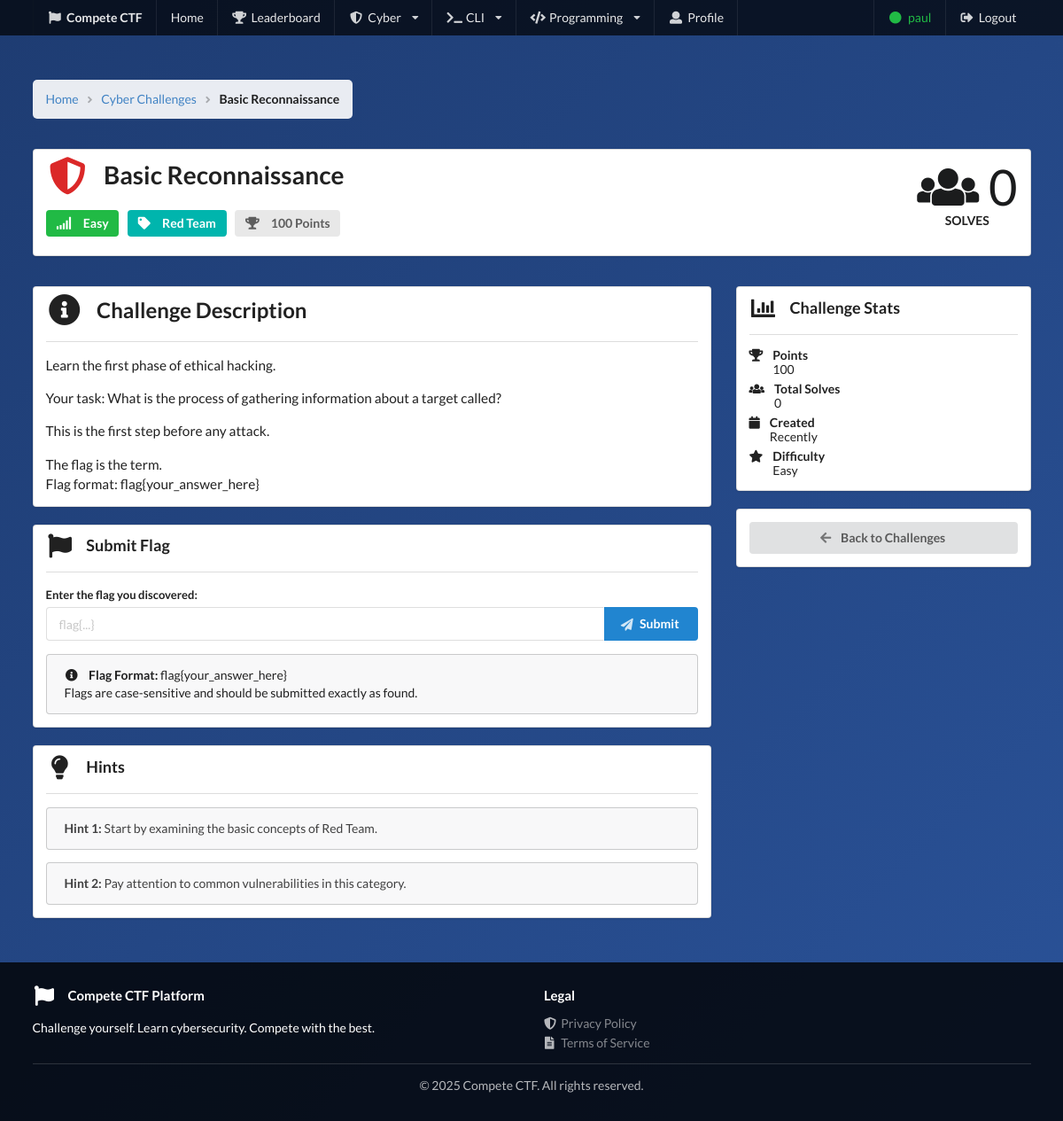
The app's page /cyber/challenges/121/ (signed in) with its own data.
### cyber/models.py (models this page shows, shortened)
class NewCyberChallenge(models.Model):
    title = models.CharField(max_length=100)
    description = models.TextField()
    DIFFICULTY_LEVELS = [
        ('Easy', 'Easy'),
        ('Medium', 'Medium'),
        ('Hard', 'Hard'),
    ]
    difficulty = models.CharField(choices=DIFFICULTY_LEVELS, max_length=10, default='Easy')
    CATEGORY_CHOICES = [
        ('Red Team', 'Red Team'),
        ('Blue Team', 'Blue Team'),
        ('Miscellaneous', 'Miscellaneous'),
    ]
    category = models.CharField(choices=CATEGORY_CHOICES, max_length=20, default='Miscellaneous')
    flag = models.CharField(max_length=100)

### cyber/views.py (the view, shortened to what this page needs)
# urls.py: path('challenges/<int:challenge_id>/', views.challenge_detail, name='cli_challenge_detail'),
@login_required
def challenge_detail(request, challenge_id):
    challenge = get_object_or_404(NewCyberChallenge, id=challenge_id)
    total_solves = SolvedChallenge.objects.filter(
        challenge_type='cyber',
        challenge_id=challenge_id
    ).count()
    already_solved = False
    if request.user.is_authenticated:
        already_solved = SolvedChallenge.objects.filter(
            user=request.user,
            challenge_type='cyber',
            challenge_id=challenge_id
        ).exists()
    return render(request, 'cyber/challenge_detail.html', {
        'challenge': challenge,
        'already_solved': already_solved,
        'total_solves': total_solves
    })

### cyber/templates/cyber/challenge_detail.html (shortened to what this page needs)
{% extends 'base.html' %}
{% block content %}
<div class="ui container main-container">
    <div class="ui breadcrumb" style="background: rgba(255,255,255,0.9); padding: 15px; border-radius: 5px; margin-bottom: 20px;">
        <a href="{% url 'home' %}" class="section">Home</a>
        <i class="right angle icon divider"></i>
        <a href="{% url 'cyber_challenge_list' %}" class="section">Cyber Challenges</a>
        <i class="right angle icon divider"></i>
        <div class="active section">{{ challenge.title }}</div>
    </div>
    <div class="ui segment ctf-card">
        <div class="ui stackable grid">
            <div class="twelve wide column">
                <h1 class="ui header">
                    <i class="shield alternate icon red"></i>
                    {{ challenge.title }}
                </h1>
                <div class="ui labels" style="margin-top: 15px;">
                    {% if challenge.difficulty == 'Easy' %}
                        <span class="ui large green label">
                            <i class="signal icon"></i> {{ challenge.difficulty }}
                        </span>
                    {% elif challenge.difficulty == 'Medium' %}
                        <span class="ui large orange label">
                            <i class="signal icon"></i> {{ challenge.difficulty }}
                        </span>
                    {% else %}
                        <span class="ui large red label">
                            <i class="signal icon"></i> {{ challenge.difficulty }}
                        </span>
                    {% endif %}
                    <span class="ui large teal label">
                        <i class="tag icon"></i> {{ challenge.category }}
                    </span>
                    <span class="ui large label">
                        <i class="trophy icon"></i> 100 Points
                    </span>
                </div>
            </div>
            <div class="four wide column right aligned">
                <div class="ui statistic">
                    <div class="value">
                        <i class="users icon"></i> {{ total_solves }}
                    </div>
                    <div class="label">Solves</div>
                </div>
            </div>
        </div>
    </div>
    <div class="ui stackable grid" style="margin-top: 20px;">
        <div class="eleven wide column">
            <div class="ui segment ctf-card">
                <h2 class="ui header">
                    <i class="info circle icon"></i>
                    Challenge Description
                </h2>
                <div class="ui divider"></div>
                <div style="line-height: 1.8; font-size: 1.1em;">
                    {{ challenge.description|linebreaks }}
                </div>
            </div>
            <div class="ui segment ctf-card" style="margin-top: 20px;">
                <h3 class="ui header">
                    <i class="flag icon"></i>
                    Submit Flag
                </h3>
                <div class="ui divider"></div>
                <form class="ui form" method="post" id="flagForm">
                    <div class="field">
                        <label>Enter the flag you discovered:</label>
                        <div class="ui action input">
                            <input type="text" name="flag" placeholder="flag{...}" required>
                            <button class="ui primary button" type="submit">
                                <i class="paper plane icon"></i>
                                Submit
                            </button>
                        </div>
                    </div>
                </form>
                <div class="ui message" style="margin-top: 15px;">
                    <i class="info circle icon"></i>
                    <strong>Flag Format:</strong> flag{your_answer_here}
                    <br>Flags are case-sensitive and should be submitted exactly as found.
                </div>
            </div>
            <div class="ui segment ctf-card" style="margin-top: 20px;">
                <h3 class="ui header">
                    <i class="lightbulb icon"></i>
                    Hints
                </h3>
                <div class="ui divider"></div>
                <div class="ui message">
                    <p><strong>Hint 1:</strong> Start by examining the basic concepts of {{ challenge.category }}.</p>
                </div>
                <div class="ui message">
                    <p><strong>Hint 2:</strong> Pay attention to common vulnerabilities in this category.</p>
                </div>
            </div>
        </div>
        <div class="five wide column">
            <div class="ui segment ctf-card">
                <h3 class="ui header">
                    <i class="chart bar icon"></i>
                    Challenge Stats
                </h3>
                <div class="ui divider"></div>
                <div class="ui list">
                    <div class="item">
                        <i class="trophy icon"></i>
                        <div class="content">
                            <div class="header">Points</div>
                            100
                        </div>
                    </div>
                    <div class="item">
                        <i class="users icon"></i>
                        <div class="content">
                            <div class="header">Total Solves</div>
                            {{ total_solves }}
                        </div>
                    </div>
                    <div class="item">
                        <i class="calendar icon"></i>
                        <div class="content">
                            <div class="header">Created</div>
                            Recently
                        </div>
                    </div>
                    <div class="item">
                        <i class="star icon"></i>
                        <div class="content">
                            <div class="header">Difficulty</div>
                            {{ challenge.difficulty }}
                        </div>
                    </div>
                </div>
            </div>
            <div class="ui segment ctf-card" style="margin-top: 20px;">
                <a href="{% url 'cyber_challenge_list' %}" class="ui fluid button">
                    <i class="arrow left icon"></i>
                    Back to Challenges
                </a>
            </div>
        </div>
    </div>
</div>
{% endblock %}

### website/templates/base.html (shortened to what this page needs)
<!DOCTYPE html>
<html lang="en">
<head>
    <link rel="stylesheet" href="https://cdn.jsdelivr.net/npm/semantic-ui@2.4.2/dist/semantic.min.css">
</head>
<body>
    <div class="ui inverted menu main-nav">
        <div class="ui container">
            <a href="{% url 'home' %}" class="header item">
                <i class="flag icon"></i>
                Compete CTF
            </a>
            <a href="{% url 'home' %}" class="item">Home</a>
            <a href="{% url 'leaderboard' %}" class="item">
                <i class="trophy icon"></i> Leaderboard
            </a>
            <div class="ui dropdown item">
                <i class="shield alternate icon"></i> Cyber
                <i class="dropdown icon"></i>
            </div>
            <div class="ui dropdown item">
                <i class="terminal icon"></i> CLI
                <i class="dropdown icon"></i>
            </div>
            <div class="ui dropdown item">
                <i class="code icon"></i> Programming
                <i class="dropdown icon"></i>
            </div>
            {% if user.is_authenticated %}
                <a href="{% url 'profile' %}" class="item">
                    <i class="user icon"></i> Profile
                </a>
                <div class="right menu">
                    <div class="item">
                        <span style="color: #21ba45;">
                            <i class="circle icon"></i> {{ user.username }}
                        </span>
                    </div>
                    <a href="{% url 'logout' %}" class="item">
                        <i class="sign out icon"></i> Logout
                    </a>
                </div>
            {% endif %}
        </div>
    </div>
    {% block content %}{% endblock %}
    <footer>
        <div class="ui container">
            <div class="ui stackable grid">
                <div class="eight wide column">
                    <h4 class="ui inverted header">
                        <i class="flag icon"></i>
                        Compete CTF Platform
                    </h4>
                    <p>Challenge yourself. Learn cybersecurity. Compete with the best.</p>
                </div>
                <div class="eight wide column">
                    <h4 class="ui inverted header">Legal</h4>
                    <div class="ui inverted link list">
                        <a href="{% url 'privacy_policy' %}" class="item">
                            <i class="shield alternate icon"></i> Privacy Policy
                        </a>
                        <a href="{% url 'terms_of_service' %}" class="item">
                            <i class="file alternate icon"></i> Terms of Service
                        </a>
                    </div>
                </div>
            </div>
            <div class="ui inverted divider"></div>
            <p style="text-align: center; opacity: 0.7;">© 2025 Compete CTF. All rights reserved.</p>
        </div>
    </footer>
</body>
</html>

### website/templates/base.html (style rules this page uses)
body { background: linear-gradient(135deg, #1e3c72 0%, #2a5298 100%); min-height: 100vh; }
.main-nav { background: rgba(0, 0, 0, 0.7) !important; border-radius: 0 !important; border: none !important; margin: 0 !important; }
.main-container { margin-top: 50px; margin-bottom: 50px; }
.ctf-card { background: rgba(255, 255, 255, 0.95); box-shadow: 0 10px 30px rgba(0, 0, 0, 0.3); }
footer { background: rgba(0, 0, 0, 0.8); color: white; padding: 30px 0; margin-top: 50px; }

### records on screen
NewCyberChallenge: title "Basic Reconnaissance", difficulty "Easy", category "Red Team", description "Learn the first phase of ethical hacking. Your task: What is the process of gathering information about a target called? This is the first step before any attack. The flag is the term. Flag format: flag{your_answer_here}"

### other values on screen
{{ user.username }} "paul"
{{ total_solves }} "0"
